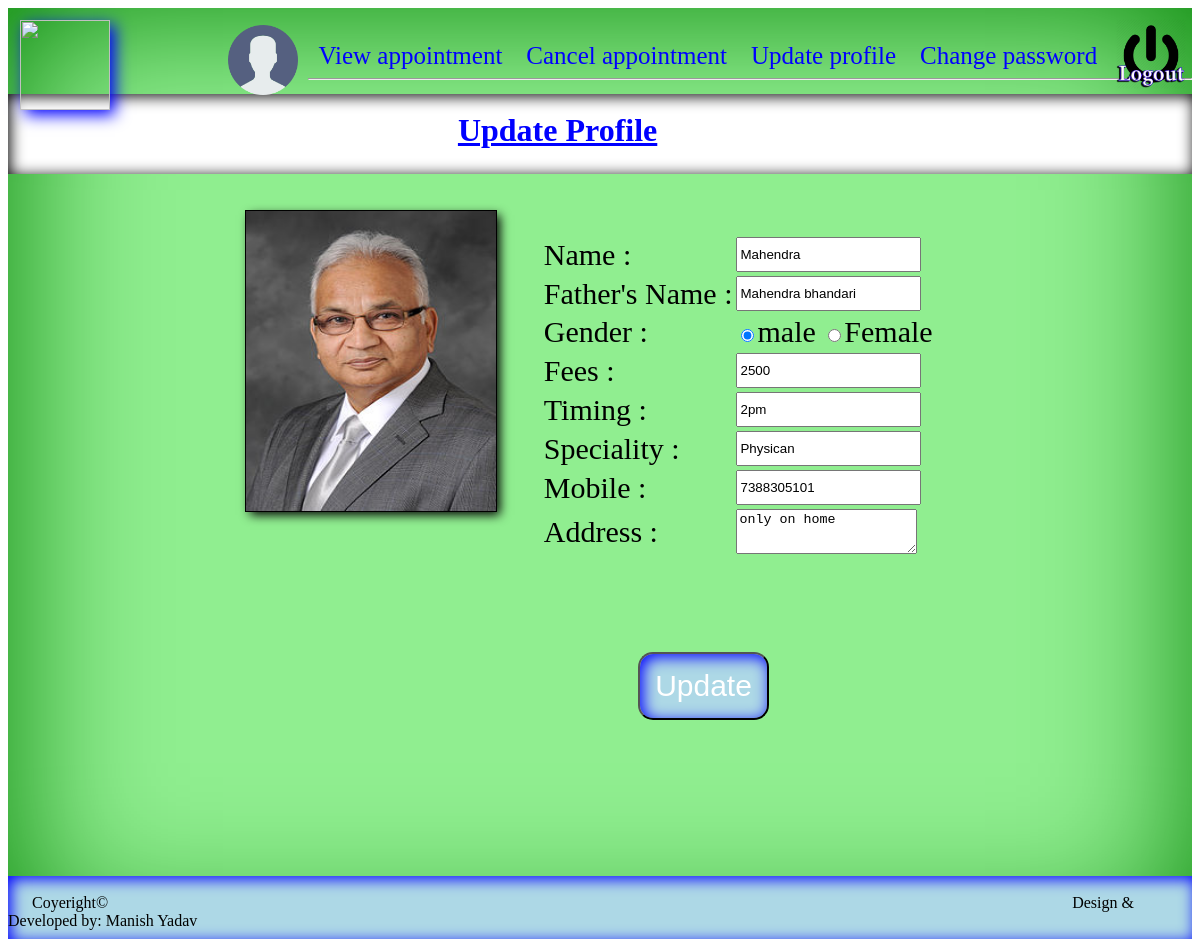
/dupdate.php (signed in), run on the app's committed database.
### tables this page shows
CREATE TABLE IF NOT EXISTS `tbl_doctor` (
  `docid` int(11) NOT NULL AUTO_INCREMENT,
  `name` varchar(60) NOT NULL,
  `fname` varchar(60) NOT NULL,
  `gender` varchar(6) NOT NULL,
  `email` varchar(30) NOT NULL,
  `password` varchar(20) NOT NULL,
  `mobile` varchar(15) NOT NULL,
  `fees` varchar(10) NOT NULL,
  `timing` varchar(10) NOT NULL,
  `speciality` varchar(60) NOT NULL,
  `address` varchar(150) NOT NULL,
  `filename` varchar(100) NOT NULL,
  `date` varchar(20) NOT NULL,
  PRIMARY KEY (`docid`)
);

### dupdate.php (the view, shortened to what this page needs)
<?php
$email=$_SESSION['doctor'];
$query="select * from tbl_doctor where email='$email'";
$res=mysql_query($query);
?>
<html>
<head>
</head>
<body>
<div style="height:100% auto;width:100%;background-color:lightgreen;box-shadow:3px 3px 150px green inset;">
<div id="menu">
<img style="float:left;height:90px;width:90px;box-shadow:5px 5px 15px blue;margin:1%;" src="images/logo1.png"/>
<ul>
	<li><a href="dview.php">View appointment</a></li>
	<li><a href="dcancel.php">Cancel appointment</a></li>
	<li><a href="dupdate.php">Update profile</a></li>
	<li><a href="dchange.php">Change password</a></li>
	<hr>
</ul>
<a href="dlogout.php"><img style="height:70px;width:70px;margin:-6.5% 0% 0% 84%;" src="images/logout1.png"/></a></br>
<a href="dprofile.php"><img style="height:70px;width:70px;margin:-6% 0% 0% 9%;" src="images/profile.png"/></a>
</div>
<div style="height:80px;width:100%;background-color:white;box-shadow:2px 2px 15px black inset;">
<h1 style="margin:0% 0% 0% 38%;font-family:handwriting-draft_free-version;color:blue;"><u>Update Profile</u></h1></div>
<div style="height:100% auto;width:100%;">
<br></br>
<div style="height:85%;width:100%;background-color:;">
<div style="height:85%;width:100%;background-color:;">
<?php
while($row=mysql_fetch_array($res,MYSQL_BOTH))
{
?>
	<form action="dedit.php" method="post">
<div style="height:300px;width:250px;border:1px solid;margin-left:20%;"><img style="height:300px;width:250px;box-shadow:4px 4px 10px black;" src="doctor/<?php echo $row['filename']; ?>"/></div>
<table style="margin-left:45%;margin-top:-25%;">
<tr><td>
Name :</td>
<td><input style="height:35px;"  type="text" value="<?php echo $row['name'];?>" name="name"/></br></td></tr>
<tr><td>Father's Name :</td>
<td><input style="height:35px;"  type="text" value="<?php echo $row['fname'];?>" name="fname"/></br></td></tr>
<tr><td>Gender :</td>
<td><input type="radio" value="male" value="<?php echo $row['gender'];?>" <?php if($row['gender']=='male'){?> checked <?php } ?>  name="a"/>male
<input type="radio" value="female" value="<?php echo $row['gender'];?>" <?php if($row['gender']=='female'){?> checked <?php } ?>  name="a"/>Female
</td></tr>
<tr><td>Fees :</td>
<td><input style="height:35px;"  type="text" value="<?php echo $row['fees'];?>" name="fees"/></td></tr>
<tr><td>Timing :</td>
<td><input style="height:35px;"  type="text" value="<?php echo $row['timing'];?>" name="timing"/>
<tr><td>Speciality :</td>
<td><input style="height:35px;"  type="text" value="<?php echo $row['speciality'];?>" name="spec"/></td></tr>
</br></td></tr>
<tr><td>Mobile :</td>
<td><input style="height:35px;"  type="text" value="<?php echo $row['mobile'];?>" name="mobile"/></td></tr>
<tr><td>Address :</td>
<td><textarea style="height:45px;" name="add"><?php echo $row['address'];?></textarea></td></tr>
<td>
<input style="font-size:30px;margin:50% 0% 0% 50%;background-color:lightblue;padding:15px;border-radius:15px;text-decoration:none;color:white;box-shadow:3px 3px 15px blue inset;" href="plogout.php" type="submit" value="Update">
	</td></table></form>
<?php
}
?>
</div></div>
<div style="height:8%;width:100%;background-color:lightblue;box-shadow:3px 3px 15px blue inset;"><br>
&nbsp&nbsp&nbsp&nbsp&nbsp&nbspCoyeright&copy &nbsp&nbsp&nbsp&nbsp&nbsp&nbsp&nbsp&nbsp&nbsp&nbsp&nbsp&nbsp&nbsp&nbsp&nbsp&nbsp&nbsp&nbsp&nbsp&nbsp&nbsp&nbsp&nbsp&nbsp&nbsp&nbsp&nbsp&nbsp&nbsp&nbsp&nbsp&nbsp&nbsp&nbsp&nbsp&nbsp&nbsp&nbsp&nbsp&nbsp&nbsp&nbsp&nbsp&nbsp&nbsp&nbsp&nbsp&nbsp&nbsp&nbsp&nbsp&nbsp&nbsp&nbsp&nbsp&nbsp&nbsp&nbsp&nbsp&nbsp&nbsp&nbsp&nbsp&nbsp&nbsp&nbsp&nbsp&nbsp&nbsp&nbsp&nbsp&nbsp&nbsp&nbsp&nbsp&nbsp&nbsp&nbsp&nbsp&nbsp&nbsp&nbsp&nbsp&nbsp&nbsp&nbsp&nbsp&nbsp&nbsp&nbsp&nbsp&nbsp&nbsp&nbsp&nbsp&nbsp&nbsp&nbsp&nbsp&nbsp&nbsp&nbsp&nbsp&nbsp&nbsp&nbsp&nbsp&nbsp&nbsp&nbsp&nbsp&nbsp&nbsp&nbsp&nbsp&nbsp&nbsp&nbsp&nbsp&nbsp&nbsp&nbsp&nbsp&nbsp&nbsp&nbsp&nbsp&nbsp&nbsp&nbsp&nbsp&nbsp&nbsp&nbsp&nbsp&nbsp&nbsp&nbsp&nbsp&nbsp&nbsp&nbsp&nbsp&nbsp&nbsp&nbsp&nbsp&nbsp&nbsp&nbsp&nbsp&nbsp&nbsp&nbsp&nbsp&nbsp&nbsp&nbsp&nbsp&nbsp&nbsp&nbsp&nbsp&nbsp&nbsp&nbsp&nbsp&nbsp&nbsp&nbsp&nbsp&nbsp&nbsp&nbsp&nbsp&nbsp&nbsp&nbsp&nbsp&nbsp&nbsp&nbsp&nbsp&nbsp&nbsp&nbsp&nbsp&nbsp&nbsp&nbsp&nbsp&nbsp&nbsp&nbsp&nbsp&nbsp&nbsp&nbsp&nbsp&nbsp&nbsp&nbsp&nbsp&nbsp&nbsp&nbsp&nbsp&nbsp&nbsp&nbsp&nbsp&nbsp&nbsp&nbsp&nbsp&nbsp&nbsp&nbsp&nbsp&nbsp&nbsp&nbsp&nbsp&nbsp&nbsp&nbsp&nbsp&nbsp&nbsp&nbsp&nbsp&nbsp&nbsp&nbsp&nbsp&nbsp&nbsp&nbsp&nbsp  Design & Developed by: Manish Yadav
</div>
</div>
</body>
</html>

### dupdate.php (style rules this page uses)
#menu { height:50px;width:100%;background-color:none; }
#menu ul { list-style-type:none; margin-left:22%; }
#menu ul li { display:inline; font-size:25px; padding:10px;border-radius:20px; }
#menu ul li a { color:blue; text-decoration:none; }
td { height:30px; font-size:30px; }

### data on the page
tbl_doctor: filename (picture), name "Mahendra", fname "Mahendra bhandari", gender "☑", fees "2500", timing "2pm", spec "Physican", mobile "7388305101", add "only on home"
